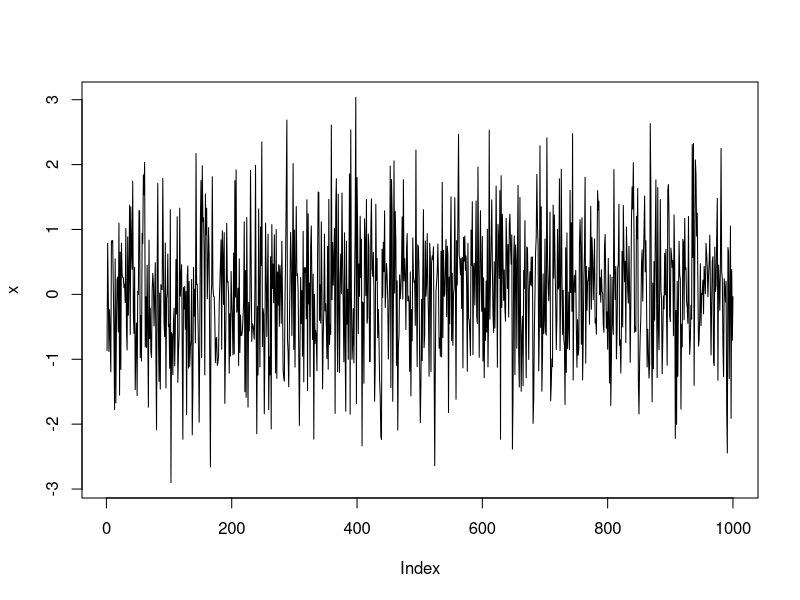

The R source for this figure:
## ---- chunk 1
# Simulando uma VA com distribuição normal padrão.
x <- rnorm(1000)

# gráfico de linha da variável simulada
plot(x, type = "l")
